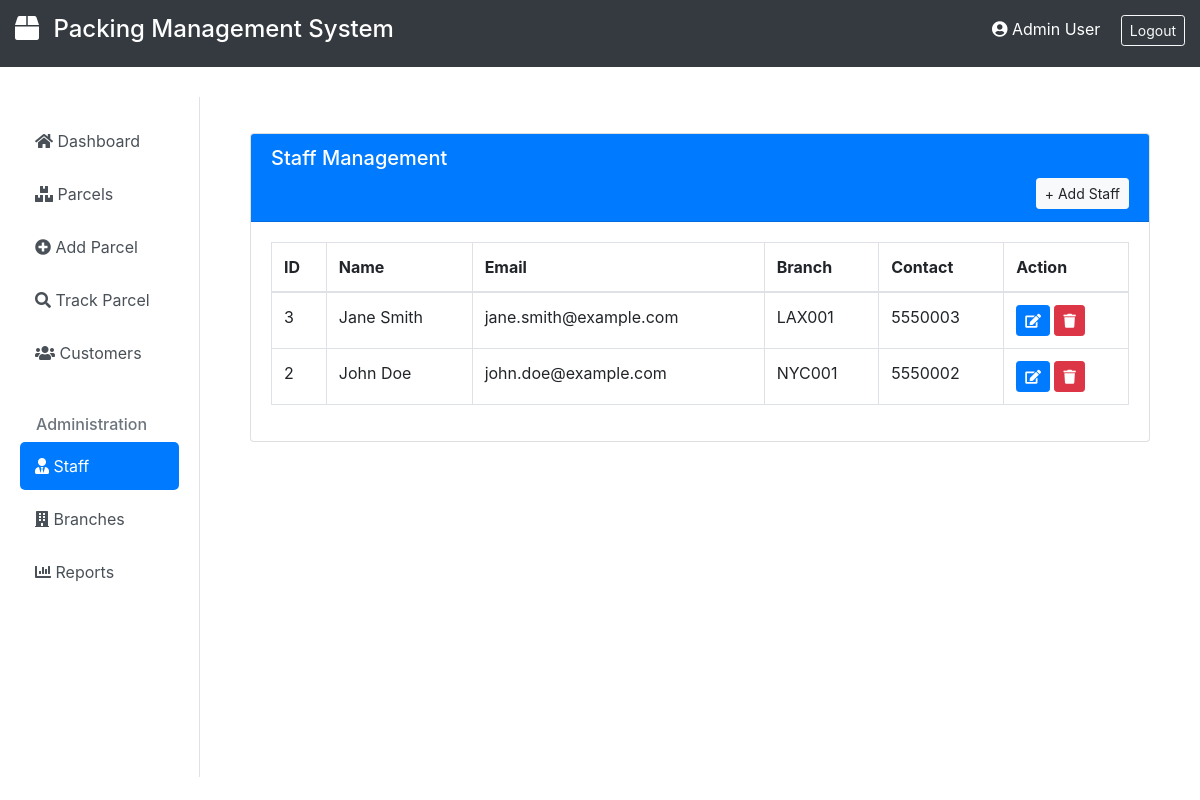
The app's page /?page=staff_list (signed in) with its own data.
### tables this page shows
CREATE TABLE users (
    id INT PRIMARY KEY AUTO_INCREMENT,
    firstname VARCHAR(100) NOT NULL,
    lastname VARCHAR(100) NOT NULL,
    branch_id INT,
    email VARCHAR(100) UNIQUE NOT NULL,
    password VARCHAR(255) NOT NULL,
    contact VARCHAR(20) NOT NULL,
    address TEXT NOT NULL,
    type INT DEFAULT 2,
    date_created DATETIME DEFAULT CURRENT_TIMESTAMP,
    FOREIGN KEY (branch_id) REFERENCES branches(id) ON DELETE SET NULL
);

CREATE TABLE branches (
    id INT PRIMARY KEY AUTO_INCREMENT,
    branch_code VARCHAR(50) NOT NULL UNIQUE,
    street VARCHAR(255) NOT NULL,
    city VARCHAR(100) NOT NULL,
    state VARCHAR(100) NOT NULL,
    zip_code VARCHAR(20) NOT NULL,
    country VARCHAR(100) NOT NULL,
    contact VARCHAR(20) NOT NULL,
    date_created DATETIME DEFAULT CURRENT_TIMESTAMP
);

### staff_list.php (the view, shortened to what this page needs)
<?php
require_once 'db_connect.php';
?>
<!DOCTYPE html>
<html>
<head>
    <link rel="stylesheet" href="https://cdn.jsdelivr.net/npm/bootstrap@4.5.2/dist/css/bootstrap.min.css">
    <link rel="stylesheet" href="https://cdnjs.cloudflare.com/ajax/libs/font-awesome/5.15.4/css/all.min.css">
</head>
<body>
<div class="container-fluid mt-3">
    <div class="card">
        <div class="card-header bg-primary text-white">
            <h5>Staff Management</h5>
            <a href="?page=new_staff" class="btn btn-light btn-sm float-right">+ Add Staff</a>
        </div>
        <div class="card-body">
            <table class="table table-bordered">
                <thead>
                    <tr>
                        <th>ID</th>
                        <th>Name</th>
                        <th>Email</th>
                        <th>Branch</th>
                        <th>Contact</th>
                        <th>Action</th>
                    </tr>
                </thead>
                <tbody>
                    <?php
                    $qry = $conn->query("SELECT u.*, b.branch_code FROM users u LEFT JOIN branches b ON u.branch_id = b.id WHERE u.type = 2 ORDER BY u.id DESC");
                    while($row = $qry->fetch_assoc()):
                    ?>
                    <tr>
                        <td><?php echo $row['id']; ?></td>
                        <td><?php echo $row['firstname'].' '.$row['lastname']; ?></td>
                        <td><?php echo $row['email']; ?></td>
                        <td><?php echo $row['branch_code'] ?? 'No Branch'; ?></td>
                        <td><?php echo $row['contact']; ?></td>
                        <td>
                            <a href="?page=edit_staff&id=<?php echo $row['id']; ?>" class="btn btn-primary btn-sm">
                                <i class="fa fa-edit"></i>
                            </a>
                            <button class="btn btn-danger btn-sm delete-btn" data-id="<?php echo $row['id']; ?>">
                                <i class="fa fa-trash"></i>
                            </button>
                        </td>
                    </tr>
                    <?php endwhile; ?>
                </tbody>
            </table>
        </div>
    </div>
</div>
</body>
</html>

### index.php (style rules this page uses)
body { background: #f4f6f9; font-family: 'Segoe UI', sans-serif; }

### records on screen
users: id "3", firstname "Jane", lastname "Smith", email "jane.smith@example.com", branch.branch_code "LAX001", contact "5550003"
users: id "2", firstname "John", lastname "Doe", email "john.doe@example.com", branch.branch_code "NYC001", contact "5550002"

### other values on screen
$_SESSION['login_name'] "Admin User"
